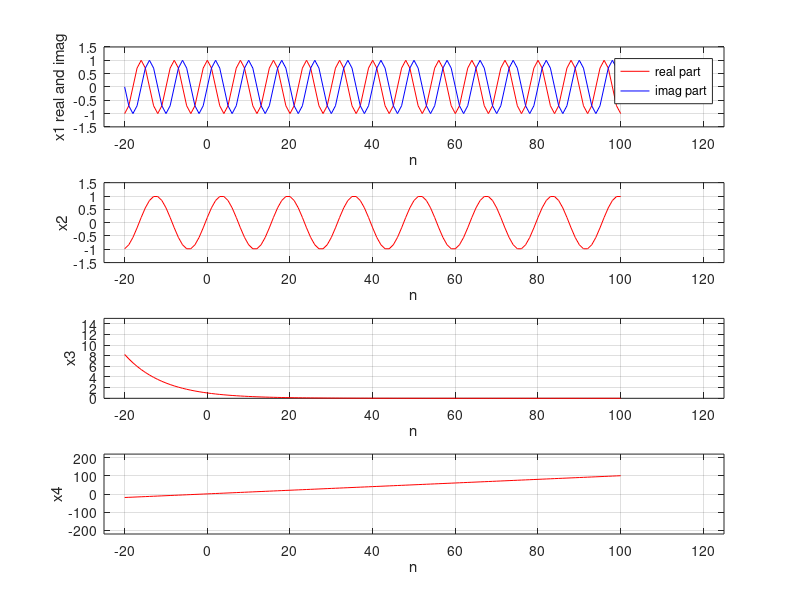
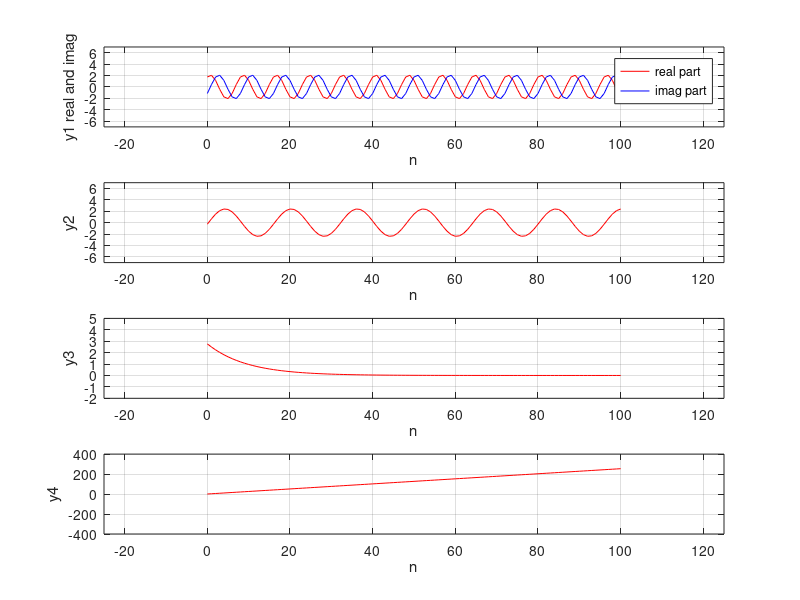
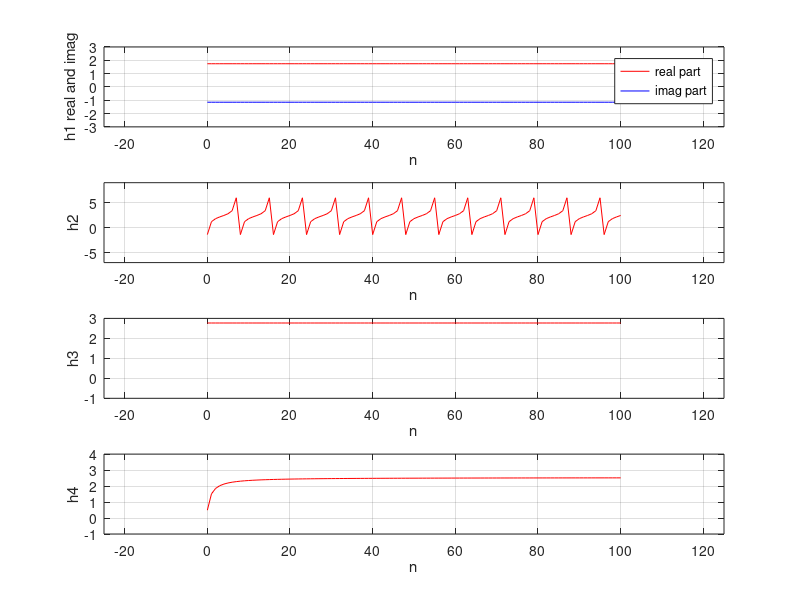

These figures' MATLAB source, in order:
% eigenfunctions of discrete time LTI systems
n=-20:100;

%computing inputs
x1=exp(j*(pi/4)*n);
x2=sin(pi*(n/8)+pi/16);
x3=(9/10).^n % make sure that we do element by element operation
x4=n+1

%plotting inputs
hfig1=figure(1)
clf(hfig1)

subplot(4,1,1)
plot(n,real(x1),'-r')
legend('real part')
xlabel('n')
ylabel('x1 real and imag')
hold
subplot(4,1,1)
plot(n,imag(x1),'-b')
legend('real part','imag part')
axis([-25 125 -1.5 1.5])
grid

subplot(4,1,2)
plot(n,x2,'-r')
xlabel('n')
ylabel('x2')
axis([-25 125 -1.5 1.5])
grid

subplot(4,1,3)
plot(n,x3,'-r')
xlabel('n')
ylabel('x3')
axis([-25 125 0 15])
grid

subplot(4,1,4)
plot(n,x4,'-r')
xlabel('n')
ylabel('x4')
axis([-25 125 -220 220])
grid

%filter command coefficients
b=[1 0.9]
a=[1 -0.25]

%computing outputs
y1=filter(b,a,x1)
y2=filter(b,a,x2)
y3=filter(b,a,x3)
y4=filter(b,a,x4)

% plot outputs
hfig2=figure(2)
clf(hfig2)

%set the range r = 21:121
r=21:121

subplot(4,1,1)
plot(n(r),real(y1(r)),'-r')
legend('real part')
xlabel('n')
ylabel('y1 real and imag')
hold
subplot(4,1,1)
plot(n(r),imag(y1(r)),'-b')
legend('real part','imag part')
axis([-25 125 -7 7])
grid

subplot(4,1,2)
plot(n(r),y2(r),'-r')
xlabel('n')
ylabel('y2')
axis([-25 125 -7 7])
grid

subplot(4,1,3)
plot(n(r),y3(r),'-r')
xlabel('n')
ylabel('y3')
axis([-25 125 -2 5])
grid

subplot(4,1,4)
plot(n(r),y4(r),'-r')
xlabel('n')
ylabel('y4')
axis([-25 125 -400 400])
grid

%testing for eigenfunction property
h1=y1./x1
h2=y2./x2
h3=y3./x3
h4=y4./x4

%ploting eigen value
hfig3=figure(3)
clf(hfig3)

subplot(4,1,1)
plot(n(r),real(h1(r)),'-r')
legend('real part')
xlabel('n')
ylabel('h1 real and imag')
hold
subplot(4,1,1)
plot(n(r),imag(h1(r)),'-b')
legend('real part','imag part')
axis([-25 125 -3 3])
grid

subplot(4,1,2)
plot(n(r),h2(r),'-r')
xlabel('n')
ylabel('h2')
axis([-25 125 -7 9])
grid

subplot(4,1,3)
plot(n(r),h3(r),'-r')
xlabel('n')
ylabel('h3')
axis([-25 125 -1 3])
grid

subplot(4,1,4)
plot(n(r),h4(r),'-r')
xlabel('n')
ylabel('h4')
axis([-25 125 -1 4])
grid

